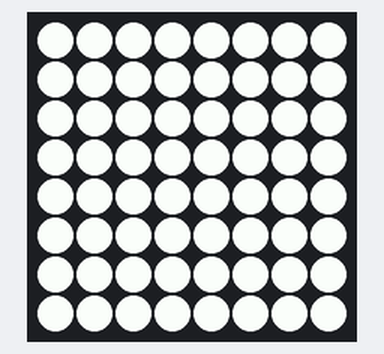
Simulated run of this program. Board: Raspberry Pi (BCM pin numbers) with a Sense HAT. Parts: the Sense HAT's 8×8 RGB LED matrix.

Above: at 0.1 s.

The program:

SenseHatBlink.01.py
```python
#!/usr/bin/python
#
# Full screen blinking.
#
# import sys
import time

from sense_hat import SenseHat

sense = SenseHat()

# Led matrix is 8x8

ON = [255, 255, 255]
OFF = [0, 0, 0]

# msleep = lambda x: time.sleep(x / 1000.0)

try:
  while True:
    sense.clear(ON)
    time.sleep(1)
    sense.clear(OFF)
    time.sleep(1)
except KeyboardInterrupt:
  sense.clear()  # to clear the LED matrix

print("Exiting SenseHatBlink.01.py")
print("Bye now!")
```
